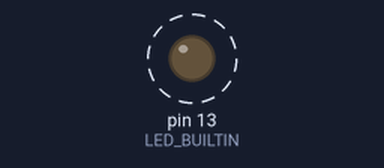
A sketch run on a simulated Arduino Uno, built with avr-gcc and run on an emulated ATmega328P. Parts: output pins drawn as LEDs (lit = HIGH). Dashed ring = blinking.

Above: at 0.7 s.
Timing chart, 0 to 3.0 s (numbered marks = the images above):
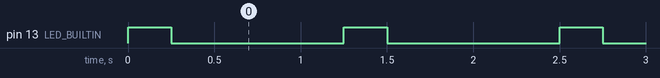

The sketch:

Blocchi_Funzionali.ino
```cpp
//DEFINIRE UN BLOCCO FUNZIONE (maffucci.it)
// https://www.maffucci.it/2020/11/15/arduino-strutturare-il-codice-in-blocchi-funzionali/


//chiave è la variabile che consente l'esecuzione della chiamata della funzione lampegga una sola volta
int chiave = 0;

void setup() {
  pinMode(LED_BUILTIN, OUTPUT);
}

void loop() {
  // richiamiamo la funzione lampeggia() passando il valore specificato all'interno delle parentesi tonde
  if (chiave == 0) {
    chiave = 1;
    lampeggia(250, 1000, 5);
  }
}

// BLOCCO FUNZIONE LAMPEGGIA: blink LED una volta
// Per far si che la funzione accetti tre parametri in input bisogna dichiarare il tipo per ogni parametro in ingresso
// nella funzione lampeggia: int pausaOn, int pausaOff, int contatore
// La variabile contatore definisce il numero di cicli di lampeggio
void lampeggia(int pausaOn, int pausaOff, int contatore)
{
  for (int i = 0; i < contatore; i++) {
    digitalWrite(LED_BUILTIN, HIGH); // accende il LED
    delay(pausaOn); // delay LED ON
    digitalWrite(LED_BUILTIN, LOW); // spegne il LED
    delay(pausaOff); // delay LED OFF

  }
}
```

Measured:
- by itself, pin 13 (LED_BUILTIN): alternates HIGH for 0.25 s and LOW for 1.0 s, 10 changes in all, then stays LOW
